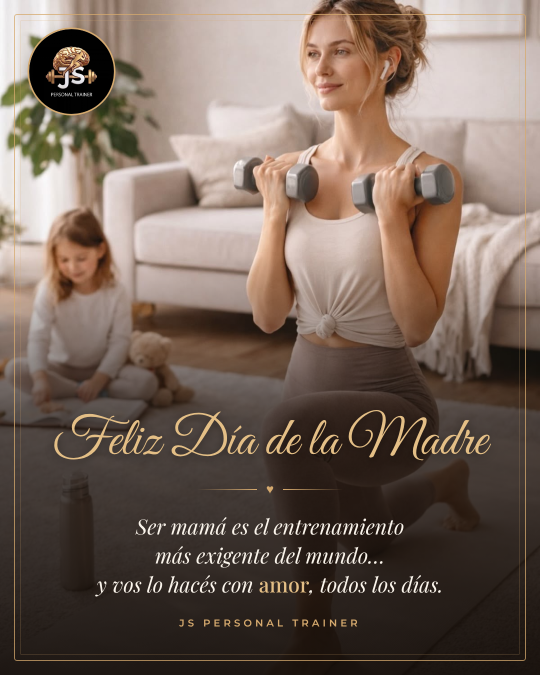
#> input picture tarjeta-dia-de-la-madre.png, 1080 x 1350 px, given in place of bd388ed1-image.jpg, which was not available (shown at 1/2 size)
$ python build_testimonio_muros.py ../tarjeta-dia-de-la-madre.png
#> lines starting #> are read from the running program, lines starting #| are printed output that depends on the picture; pictures that were not available may be replaced by others from this repository, and a replacement may not be noted
from PIL import Image, ImageDraw, ImageFont
import os
# Completar con el testimonio real y el nombre que la alumna autorizó
QUOTE="Las mejores clases de elongación y fuerza."
AUTHOR="Silvia, 54 años"
CLASS="Alumna de la profe Gaby"
import sys
STORY="story" in sys.argv[1:]  # python build_testimonio_muros.py story -> 1080x1920
OUT="testimonio-muros-historia.png" if STORY else "testimonio-muros.png"

W,H=(1080,1920) if STORY else (1080,1350)
TOP=250 if STORY else 0      # Instagram story safe zones
BOT=1920-380 if STORY else 1350
here=os.path.dirname(os.path.abspath(__file__))
src=Image.open("/root/.claude/uploads/4306f732-d120-550e-99c9-b9fa846f5f30/bd388ed1-image.jpg").convert("RGB")
#> src is the input picture: PIL image 1080x1350 RGB; mean R, G, B 117.6, 100.6, 90
if STORY:
    s=H/src.height; ox=round(192*s)  # keep Gaby and the student in frame
else:
    s=W/src.width; ox=0
#> after `s = W / src.width`: s = 1
img=src.resize((round(src.width*s),round(src.height*s)),Image.LANCZOS).crop((ox,0,ox+W,H)).convert("RGBA")
ov=Image.new("RGBA",(W,H),(0,0,0,0)); d=ImageDraw.Draw(ov)
#> after `ov = Image.new('RGBA', (W, H), (0, 0, 0, 0))`: ov: PIL image 1080x1350 RGBA; every value is 0
for y in range(H):
    a=0
    if y<TOP+220: a=int(170*(1-y/(TOP+220)))
    G0=BOT-(480 if STORY else 590)
    if y>G0: a=max(a,int(245*min(1,(y-G0)/240)))
    d.line([(0,y),(W,y)],fill=(12,12,12,a))
img=Image.alpha_composite(img,ov)
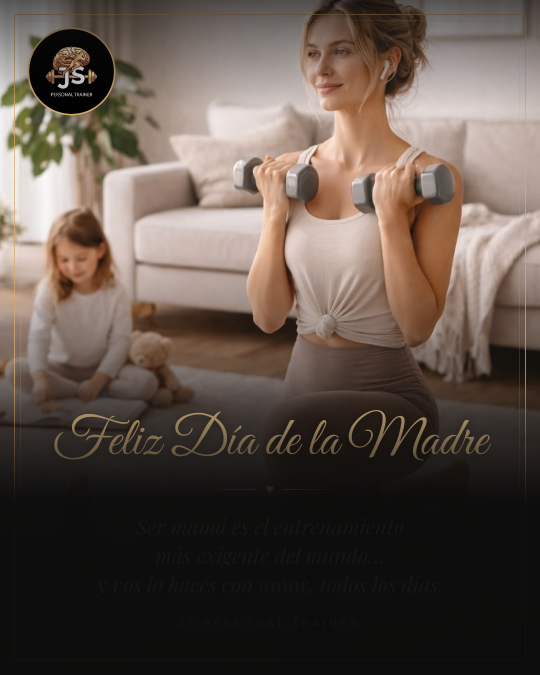
#> img: PIL image 1080x1350 RGBA (shown at 1/2 size); mean R, G, B, A 94, 81.3, 73.4, 255
d=ImageDraw.Draw(img)
Y=(249,235,30)
F=lambda n,sz: ImageFont.truetype(f"/usr/share/fonts/opentype/inter/{n}.otf",sz)
logo=Image.open(os.path.join(here,"logo-muros.png")).convert("RGBA")
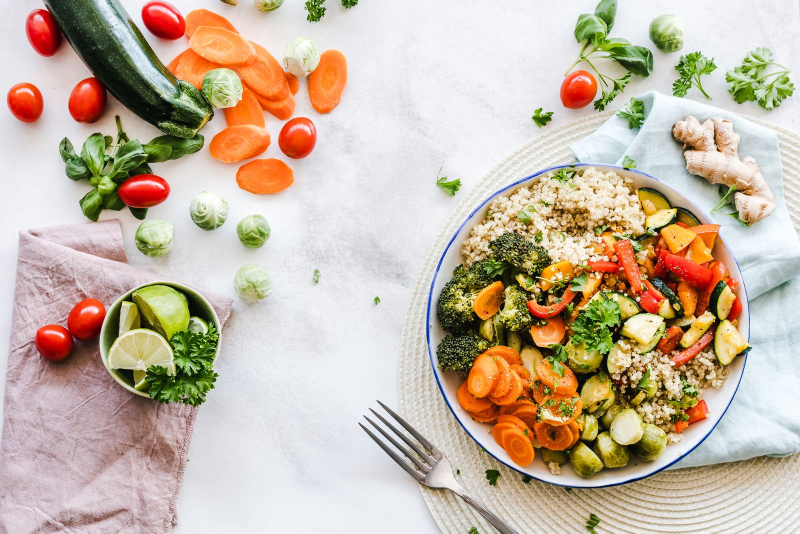
#> input picture carrusel-22hs/src/fotos/almuerzo.jpg, 1600 x 1067 px, given in place of logo-muros.png, which was not available (shown at 1/2 size)
logo.thumbnail((230,130),Image.LANCZOS)
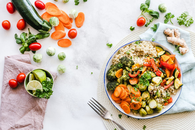
#> logo: PIL image 195x130 RGBA; mean R, G, B, A 198.4, 182.7, 164.2, 255
img.alpha_composite(logo,(W-50-logo.width,TOP+36))
d.rounded_rectangle((50,TOP+48,50+250,TOP+48+46),radius=23,fill=Y)
d.text((175,TOP+71),"LO QUE DICEN",font=F("Inter-ExtraBold",24),fill=(15,15,15),anchor="mm")
# quote
fq=F("Inter-SemiBoldItalic",60 if len(QUOTE)<70 else 44); words=QUOTE.split(); lines=[""]
for w in words:
    t=(lines[-1]+" "+w).strip()
    if d.textlength(t,font=fq)>W-120: lines.append(w)
    else: lines[-1]=t
#> after the loop, lines = ['Las mejores clases de', 'elongación y fuerza.']
lh=fq.size+14; y=BOT-(95 if STORY else 145)-len(lines)*lh  # bottom-anchored so short quotes sit low
#> after `y = BOT - (95 if STORY else 145) - len(lines) * lh`: y = 1057
qf=F("Inter-Black",190) if os.path.exists("/usr/share/fonts/opentype/inter/Inter-Black.otf") else F("Inter-ExtraBold",190)
d.text((52,y-165),"“",font=qf,fill=Y)
for l in lines:
    d.text((60,y),l,font=fq,fill="white"); y+=lh
#> this loop made 2 passes
#> (l, y) on passes 1 to 2: ('Las mejores clases de', 1131), ('elongación y fuerza.', 1205)
#> after the loop, y = 1205
y+=18
#> y = 1223
d.line((60,y+20,110,y+20),fill=Y,width=4)
d.text((126,y),AUTHOR,font=F("Inter-ExtraBold",32),fill=Y)
d.text((126,y+42),CLASS,font=F("Inter-Medium",27),fill=(210,210,210))
if STORY:
    d.text((W//2,BOT+70),"Muros Gym Fitness · Av. Mitre 926, Campana",font=F("Inter-SemiBold",28),fill=(200,200,200),anchor="mm")
img.convert("RGB").save(os.path.join(here,OUT),quality=95)
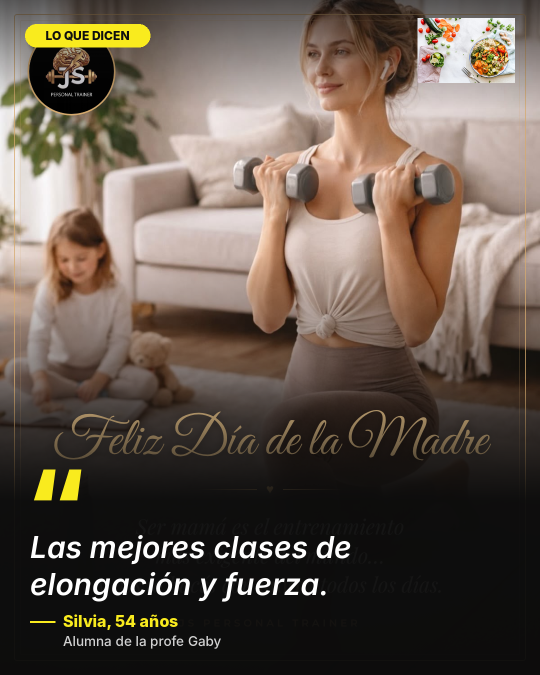
#> saved as testimonio-muros.png: PIL image 1080x1350 RGB (shown at 1/2 size); mean R, G, B 100.6, 87.7, 77.3
